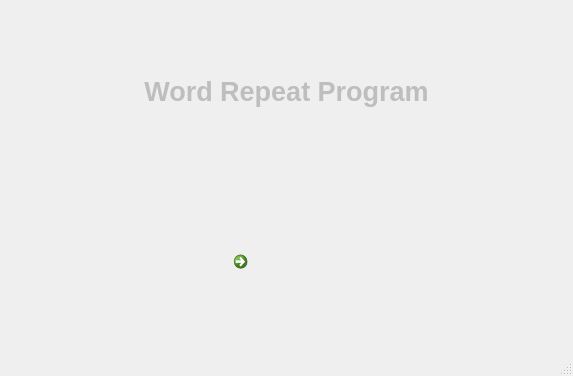
<?xml version="1.0" encoding="UTF-8"?>
<ui version="4.0">
 <class>MainWindow</class>
 <widget class="QMainWindow" name="MainWindow">
  <property name="geometry">
   <rect>
    <x>0</x>
    <y>0</y>
    <width>573</width>
    <height>376</height>
   </rect>
  </property>
  <property name="mouseTracking">
   <bool>false</bool>
  </property>
  <property name="windowTitle">
   <string>MainWindow</string>
  </property>
  <property name="windowIcon">
   <iconset>
    <normaloff>../.designer/backup/images/word.png</normaloff>../.designer/backup/images/word.png</iconset>
  </property>
  <property name="whatsThis">
   <string/>
  </property>
  <widget class="QWidget" name="centralwidget">
   <layout class="QGridLayout" name="gridLayout">
    <item row="0" column="0">
     <widget class="QLabel" name="Title">
      <property name="enabled">
       <bool>false</bool>
      </property>
      <property name="autoFillBackground">
       <bool>true</bool>
      </property>
      <property name="text">
       <string>&lt;html&gt;&lt;head/&gt;&lt;body&gt;&lt;p align=&quot;center&quot;&gt;&lt;span style=&quot; font-size:20pt; font-weight:700;&quot;&gt;Word Repeat Program&lt;/span&gt;&lt;/p&gt;&lt;/body&gt;&lt;/html&gt;</string>
      </property>
      <property name="wordWrap">
       <bool>false</bool>
      </property>
      <property name="indent">
       <number>-6</number>
      </property>
      <property name="openExternalLinks">
       <bool>false</bool>
      </property>
     </widget>
    </item>
    <item row="2" column="0" alignment="Qt::AlignHCenter|Qt::AlignVCenter">
     <widget class="QCommandLinkButton" name="start">
      <property name="sizePolicy">
       <sizepolicy hsizetype="Fixed" vsizetype="Preferred">
        <horstretch>0</horstretch>
        <verstretch>0</verstretch>
       </sizepolicy>
      </property>
      <property name="maximumSize">
       <size>
        <width>120</width>
        <height>120</height>
       </size>
      </property>
      <property name="mouseTracking">
       <bool>false</bool>
      </property>
      <property name="contextMenuPolicy">
       <enum>Qt::NoContextMenu</enum>
      </property>
      <property name="acceptDrops">
       <bool>true</bool>
      </property>
      <property name="toolTip">
       <string>&lt;html&gt;&lt;head/&gt;&lt;body&gt;&lt;p align=&quot;center&quot;&gt;&lt;/p&gt;&lt;/body&gt;&lt;/html&gt;</string>
      </property>
      <property name="whatsThis">
       <string>&lt;html&gt;&lt;head/&gt;&lt;body&gt;&lt;p align=&quot;center&quot;&gt;&lt;br/&gt;&lt;/p&gt;&lt;/body&gt;&lt;/html&gt;</string>
      </property>
      <property name="layoutDirection">
       <enum>Qt::LeftToRight</enum>
      </property>
      <property name="styleSheet">
       <string notr="true"/>
      </property>
      <property name="text">
       <string/>
      </property>
      <property name="icon">
       <iconset>
        <normaloff>images/start.png</normaloff>images/start.png</iconset>
      </property>
      <property name="iconSize">
       <size>
        <width>100</width>
        <height>100</height>
       </size>
      </property>
      <property name="checkable">
       <bool>false</bool>
      </property>
      <property name="checked">
       <bool>false</bool>
      </property>
      <property name="autoRepeat">
       <bool>false</bool>
      </property>
      <property name="autoDefault">
       <bool>true</bool>
      </property>
     </widget>
    </item>
   </layout>
  </widget>
  <widget class="QStatusBar" name="statusbar"/>
 </widget>
 <resources>
  <include location="start.qrc"/>
 </resources>
 <connections/>
</ui>
